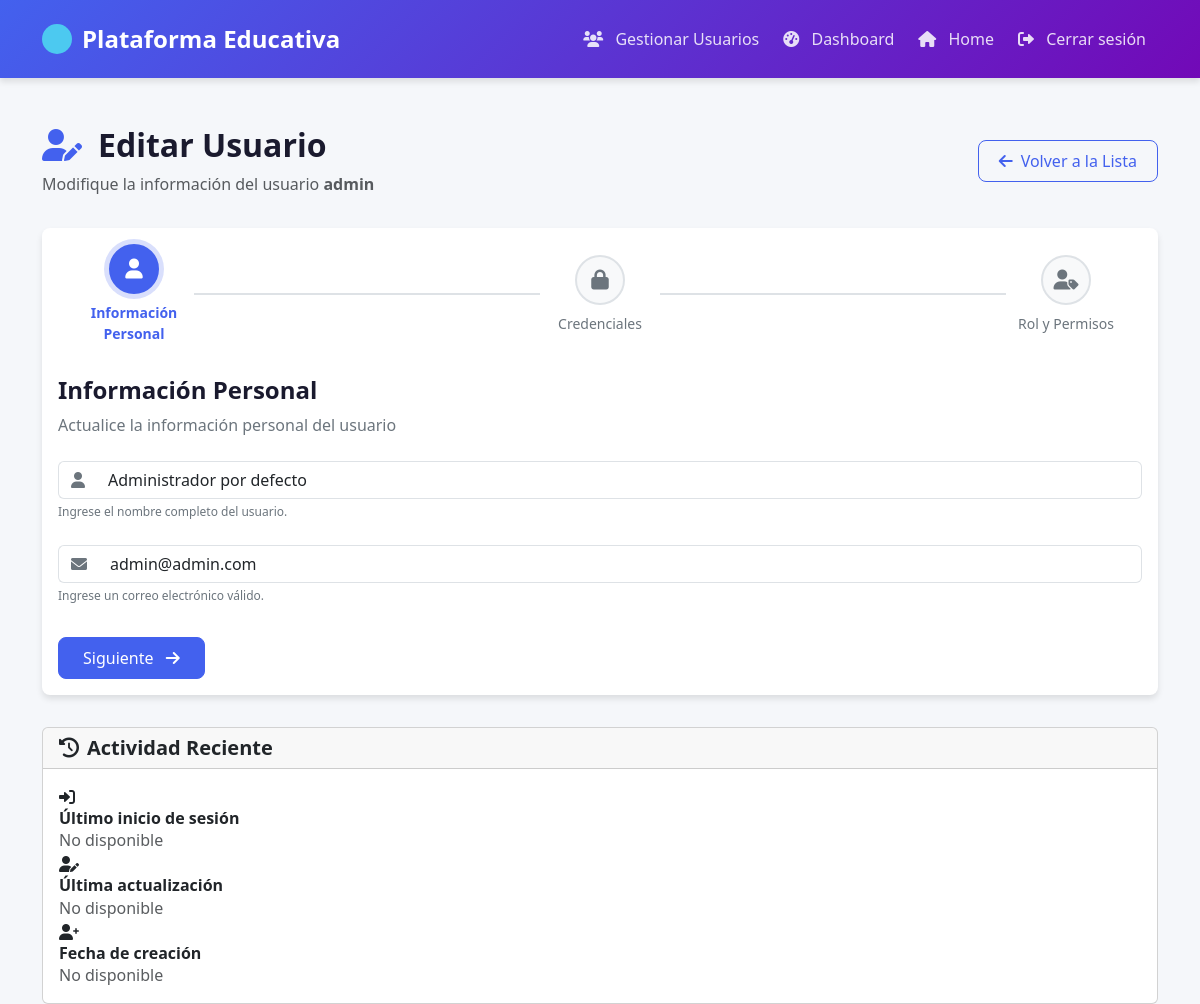
The page /edit_user/1 (signed in) on the database its author committed.
### app/models/usuario.py (models this page shows, shortened)
class Usuario(db.Model, UserMixin):
    __tablename__ = 'usuario'
    id = Column(Integer, primary_key=True)
    nombre_completo = db.Column(db.String(100), nullable=False)
    correo = db.Column(db.String(100), unique=True, nullable=False)
    usuario = Column(String(80), unique=True, nullable=False)
    clave = Column(String(128), nullable=False)
    rol = Column(PgEnum(RolEnum), default=RolEnum.ESTUDIANTE, nullable=False)
    id_estudiante = Column(Integer, ForeignKey('estudiante.id'), nullable=True)
    id_profesor = Column(Integer, ForeignKey('profesor.id'), nullable=True)
    id_administrador = Column(Integer, ForeignKey('administrador.id'), nullable=True)
    id_jefe_departamento = Column(Integer, ForeignKey('jefe_departamento.id'), nullable=True)
    facultad_id = Column(Integer, ForeignKey('facultad.id'), nullable=True)
    facultad = relationship("Facultad", back_populates="profesores")  # O el que prefieras
    estudiante = relationship("Estudiante", back_populates="usuario", uselist=False)
    profesor = relationship("Profesor", back_populates="usuario", uselist=False)
    administrador = relationship("Administrador", back_populates="usuario", uselist=False)
    jefe_departamento = relationship("JefeDepartamento", back_populates="usuario", uselist=False)
    respuestas = relationship("Respuesta", back_populates="usuario", cascade="all, delete-orphan")
    actividades_creadas = relationship("Actividad", back_populates="creador", cascade="all, delete-orphan")
    comentarios = relationship("Comentario", back_populates="autor", cascade="all, delete-orphan")

### app/routes/admin.py (the view, shortened to what this page needs)
@admin_bp.route('/edit_user/<int:user_id>', methods=['GET', 'POST'])
@login_required
def edit_user(user_id):
    user = Usuario.query.get_or_404(user_id)
    form = CrearUsuarioForm(obj=user)
    if request.method == 'GET':
        form.nombre_completo.data = user.nombre_completo
        form.correo.data = user.correo
        form.usuario.data = user.usuario
        form.rol.data = user.rol
    return render_template('users/edit.html', form=form, user=user)

### app/forms/usuario.py
class CrearUsuarioForm(FlaskForm):
    nombre_completo = StringField('Nombre completo', validators=[
        InputRequired(), Length(min=3, max=100)
    ])
    correo = StringField('Correo electrónico', validators=[
        InputRequired(), Email(), Length(max=100)
    ])
    usuario = StringField('Usuario', validators=[
        InputRequired(), Length(min=4, max=80)
    ])
    clave = PasswordField('Contraseña', validators=[
        InputRequired(), Length(min=6, max=128)
    ])
    rol = SelectField('Rol', choices=obtener_opciones_roles(), validators=[InputRequired()])
    submit = SubmitField('Crear usuario')

### app/extensions.py (called while the page is built)
@login_manager.user_loader
def load_user(user_id):
    return Usuario.query.get(int(user_id))

### app/templates/users/edit.html (shortened to what this page needs)
{% extends 'base.html' %}
{% block styles %}
<link rel="stylesheet" href="{{ url_for('static', filename='css/user/form.css') }}">
{% endblock %}
{% block navbar %}
    {% include 'components/navbar-dash.html' %}
{% endblock  %}
{% block content %}
<div class="container mt-5">
    <div class="page-header animate-on-scroll">
        <div class="header-content">
            <h2><i class="fas fa-user-edit me-3"></i>Editar Usuario</h2>
            <p class="text-muted">Modifique la información del usuario <span class="fw-bold">{{ user.usuario }}</span></p>
        </div>
        <div class="header-actions">
            <a href="{{ url_for('admin.list_users') }}" class="btn btn-outline-primary">
                <i class="fas fa-arrow-left me-2"></i>Volver a la Lista
            </a>
        </div>
    </div>
    <div class="form-card-container animate-on-scroll">
        <div class="card form-card">
            <div class="card-body">
                <div class="form-progress">
                    <div class="progress-step active" data-step="1">
                        <div class="step-icon">
                            <i class="fas fa-user"></i>
                        </div>
                        <div class="step-label">Información Personal</div>
                    </div>
                    <div class="progress-connector"></div>
                    <div class="progress-step" data-step="2">
                        <div class="step-icon">
                            <i class="fas fa-lock"></i>
                        </div>
                        <div class="step-label">Credenciales</div>
                    </div>
                    <div class="progress-connector"></div>
                    <div class="progress-step" data-step="3">
                        <div class="step-icon">
                            <i class="fas fa-user-tag"></i>
                        </div>
                        <div class="step-label">Rol y Permisos</div>
                    </div>
                </div>
                <form method="POST" id="editUserForm" class="multi-step-form">
                    <div class="form-step active" data-step="1">
                        <h4 class="step-title">Información Personal</h4>
                        <p class="step-description">Actualice la información personal del usuario</p>
                        <div class="form-floating mb-4">
                            <div class="input-group">
                                <span class="input-group-text"><i class="fas fa-user"></i></span>
                                {{ form.nombre_completo(class="form-control", id="nombre_completo", placeholder="Nombre completo", value=user.nombre_completo) }}
                            </div>
                            <div class="form-text">Ingrese el nombre completo del usuario.</div>
                        </div>
                        <div class="form-floating mb-4">
                            <div class="input-group">
                                <span class="input-group-text"><i class="fas fa-envelope"></i></span>
                                {{ form.correo(class="form-control", id="correo", placeholder="Correo electrónico", value=user.correo) }}
                            </div>
                            <div class="form-text">Ingrese un correo electrónico válido.</div>
                        </div>
                        <div class="form-navigation">
                            <button type="button" class="btn btn-primary next-step">
                                Siguiente <i class="fas fa-arrow-right ms-2"></i>
                            </button>
                        </div>
                    </div>
                </form>
            </div>
        </div>
    </div>
    <div class="user-activity animate-on-scroll">
        <div class="card">
            <div class="card-header">
                <h5 class="mb-0"><i class="fas fa-history me-2"></i>Actividad Reciente</h5>
            </div>
            <div class="card-body">
                <div class="timeline">
                    <div class="timeline-item">
                        <div class="timeline-marker">
                            <i class="fas fa-sign-in-alt"></i>
                        </div>
                        <div class="timeline-content">
                            <h6 class="mb-0">Último inicio de sesión</h6>
                            <p class="text-muted mb-0">{{ user.last_login|default('No disponible', true) }}</p>
                        </div>
                    </div>
                    <div class="timeline-item">
                        <div class="timeline-marker">
                            <i class="fas fa-user-edit"></i>
                        </div>
                        <div class="timeline-content">
                            <h6 class="mb-0">Última actualización</h6>
                            <p class="text-muted mb-0">{{ user.updated_at|default('No disponible', true) }}</p>
                        </div>
                    </div>
                    <div class="timeline-item">
                        <div class="timeline-marker">
                            <i class="fas fa-user-plus"></i>
                        </div>
                        <div class="timeline-content">
                            <h6 class="mb-0">Fecha de creación</h6>
                            <p class="text-muted mb-0">{{ user.created_at|default('No disponible', true) }}</p>
                        </div>
                    </div>
                </div>
            </div>
        </div>
    </div>
</div>
{% endblock %}

### app/static/css/base.css (style rules this page uses)
:root { --primary-color: #4361ee; --primary-light: #4895ef; --primary-dark: #3a0ca3; --secondary-color: #7209b7; --accent-color: #4cc9f0; --gradient-primary: linear-gradient(135deg, var(--primary-color), var(--secondary-color)); --gradient-accent: linear-gradient(135deg, var(--accent-color), var(--primary-light)); --dark-color: #1a1a2e; --dark-medium: #16213e; --gray-dark: #343a40; --gray-medium: #6c757d; --gray-light: #adb5bd; --light-color: #f8f9fa; --white-color: #ffffff; --success-color: #06d6a0; --warning-color: #ffd166; --danger-color: #ef476f; --info-color: #118ab2; --border-radius-sm: 4px; --border-radius: 8px; --border-radius-lg: 16px; --box-shadow-sm: 0 2px 4px rgba(0, 0, 0, 0.1); --box-shadow: 0 4px 6px rgba(0, 0, 0, 0.1); --box-shadow-lg: 0 10px 15px rgba(0, 0, 0, 0.1); --font-family: 'Segoe UI', Tahoma, Geneva, Verdana, sans-serif; --font-size-xs: 0.75rem; --font-size-sm: 0.875rem; --font-size-md: 1rem; --font-size-lg: 1.25rem; --font-size-xl: 1.5rem; --font-size-xxl: 2rem; --transition-fast: 0.2s ease; --transition-normal: 0.3s ease; --transition-slow: 0.5s ease; --easing-bounce: cubic-bezier(0.68, -0.55, 0.265, 1.55); }
body { font-family: var(--font-family); color: var(--dark-color); background-color: #f5f7fa; transition: background-color var(--transition-normal); overflow-x: hidden; scroll-behavior: smooth; position: relative; min-height: 100vh; }
h1, h2, h3, h4, h5, h6 { font-weight: 700; line-height: 1.2; }
a { text-decoration: none; color: var(--primary-color); transition: all var(--transition-normal); }
.btn { border-radius: var(--border-radius); padding: 0.5rem 1.5rem; font-weight: 500; transition: all var(--transition-normal); position: relative; overflow: hidden; z-index: 1; }
.btn::after { content: ''; position: absolute; bottom: 0; left: 0; width: 100%; height: 0; background-color: rgba(255, 255, 255, 0.2); transition: all var(--transition-normal); z-index: -1; }
.btn-primary { background-color: var(--primary-color); border-color: var(--primary-color); }
.btn-outline-primary { color: var(--primary-color); border-color: var(--primary-color); }
.animate-on-scroll { opacity: 0; transform: translateY(30px); transition: opacity 0.8s ease, transform 0.8s ease; }
.animate-on-scroll.visible { opacity: 1; transform: translateY(0); }

### rows shown on the page
Usuario: usuario "admin", nombre_completo "Administrador por defecto", correo "admin@admin.com"

### other values the page prints
{{ user.last_login|default('No disponible', true) }} "No disponible"
{{ user.updated_at|default('No disponible', true) }} "No disponible"
{{ user.created_at|default('No disponible', true) }} "No disponible"
